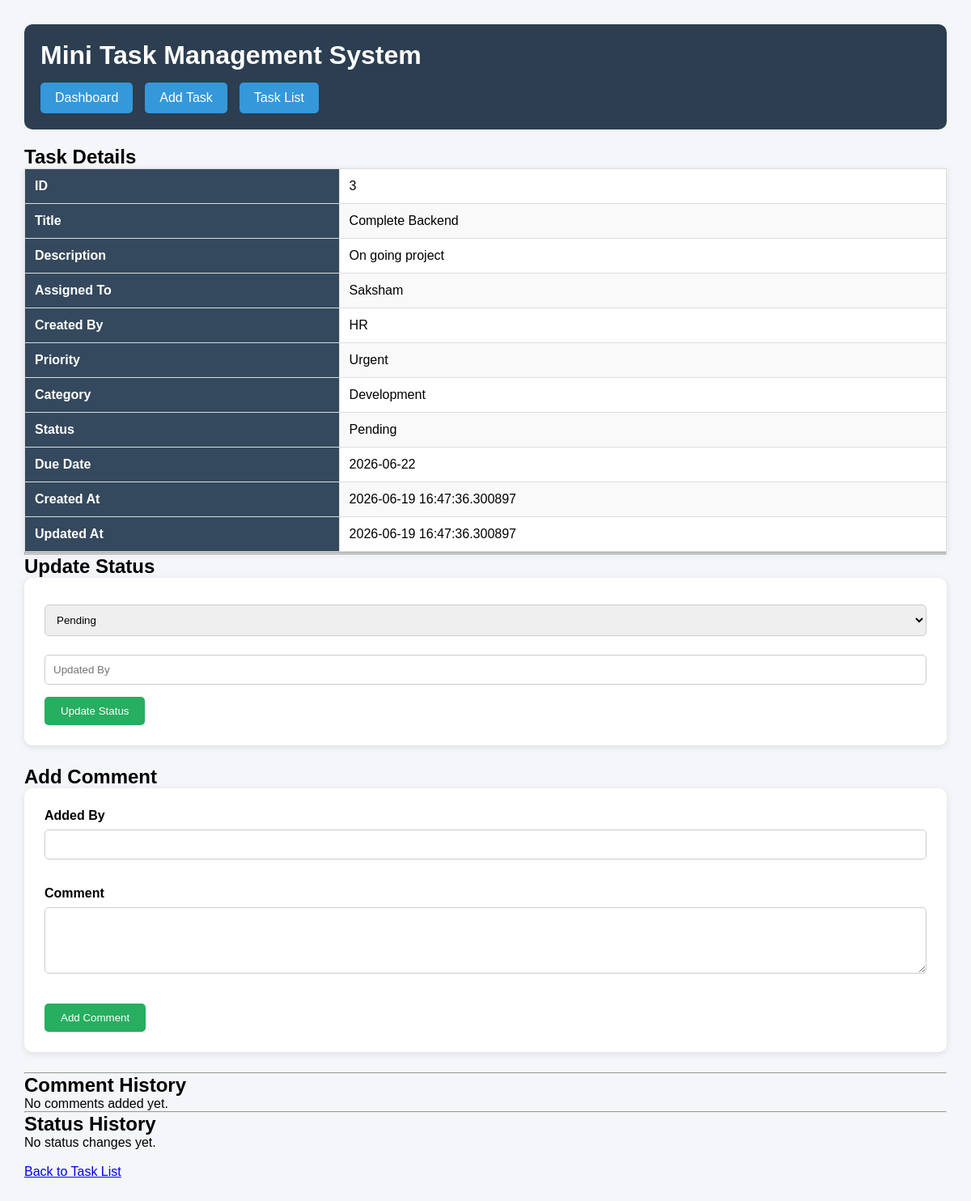
/task/3, run on the app's committed database.
### app/models.py (models this page shows)
class Task(Base):
    __tablename__ = 'tasks'
    id = Column(Integer,primary_key=True, index = True)
    title = Column(String,nullable=False)
    description = Column(Text)
    assigned_to = Column(String, nullable=False)
    created_by = Column(String, nullable= False)
    priority = Column(String, nullable=False)
    due_date = Column(DateTime, nullable=False)
    category = Column(String)
    status = Column(String, default="Pending")
    created_at = Column(DateTime, default=datetime.now)
    updated_at = Column(
        DateTime,
        default=datetime.now,
        onupdate=datetime.now
    )
    completed_at = Column(DateTime, nullable=True)
    comments = relationship(
        "Comment",
        back_populates="task"
    )
    histories = relationship(
        "TaskHistory",
        back_populates="task"
    )

### app/main.py (the view)
@app.get("/task/{task_id}")
def task_detail(
    task_id: int,
    request: Request,
    db: Session = Depends(get_db)
):
    task = db.query(
        models.Task
        ).filter(
            models.Task.id == task_id
            ).first()
    comments = db.query(
        models.Comment
        ).filter(
            models.Comment.task_id == task_id
            ).order_by(
                models.Comment.created_at.desc()
                ).all()
    histories = db.query(
        models.TaskHistory
        ).filter(
            models.TaskHistory.task_id == task_id
            ).order_by(
                models.TaskHistory.changed_at.desc()
                ).all()
    return templates.TemplateResponse(
        "task_detail.html",
        {
            "request": request,
            "task": task,
            "comments":comments
        }
    )

### app/templates/task_detail.html (shortened to what this page needs)
{% extends "base.html" %}
{% block content %}
<h2>Task Details</h2>
<table border="1">
<tr>
    <th>ID</th>
    <td>{{ task.id }}</td>
</tr>
<tr>
    <th>Title</th>
    <td>{{ task.title }}</td>
</tr>
<tr>
    <th>Description</th>
    <td>{{ task.description }}</td>
</tr>
<tr>
    <th>Assigned To</th>
    <td>{{ task.assigned_to }}</td>
</tr>
<tr>
    <th>Created By</th>
    <td>{{ task.created_by }}</td>
</tr>
<tr>
    <th>Priority</th>
    <td>{{ task.priority }}</td>
</tr>
<tr>
    <th>Category</th>
    <td>{{ task.category }}</td>
</tr>
<tr>
    <th>Status</th>
    <td>{{ task.status }}</td>
</tr>
<tr>
    <th>Due Date</th>
    <td>{{ task.due_date.date() }}</td>
</tr>
<tr>
    <th>Created At</th>
    <td>{{ task.created_at }}</td>
</tr>
<tr>
    <th>Updated At</th>
    <td>{{ task.updated_at }}</td>
</tr>
</table>
<hr>
<hr>
<h2>Update Status</h2>
<form method="post"
      action="/task/{{ task.id }}/status">
    <select name="new_status">
        <option value="Pending">Pending</option>
    </select>
    <input
        type="text"
        name="changed_by"
        placeholder="Updated By"
        required
    >
    <button type="submit">
        Update Status
    </button>
</form>
<h2>Add Comment</h2>
<form method="post"
      action="/task/{{ task.id }}/comment">
    <label>Added By</label><br>
    <input type="text"
           name="added_by"
           required>
    <br><br>
    <label>Comment</label><br>
    <textarea
        name="message"
        rows="4"
        cols="50"
        required>
    </textarea>
    <br><br>
    <button type="submit">
        Add Comment
    </button>
</form>
<hr>
<h2>Comment History</h2>
{% if comments %}
    {% for comment in comments %}
        <div style="
            border:1px solid #ccc;
            padding:10px;
            margin:10px 0;
        ">
            <strong>
                {{ comment.added_by }}
            </strong>
            <small>
                ({{ comment.created_at }})
            </small>
            <p>
                {{ comment.message }}
            </p>
        </div>
    {% endfor %}
{% else %}
    <p>No comments added yet.</p>
{% endif %}
<hr>
<h2>Status History</h2>
{% if histories %}
<table border="1">
    <tr>
        <th>Old Status</th>
        <th>New Status</th>
        <th>Changed By</th>
        <th>Changed At</th>
    </tr>
    {% for history in histories %}
    <tr>
        <td>{{ history.old_status }}</td>
        <td>{{ history.new_status }}</td>
        <td>{{ history.changed_by }}</td>
        <td>{{ history.changed_at }}</td>
    </tr>
    {% endfor %}
</table>
{% else %}
<p>No status changes yet.</p>
{% endif %}
<br>
<a href="/tasks">
    Back to Task List
</a>
{% endblock %}

### app/static/style.css (style rules this page uses)
* { margin:0; padding:0; box-sizing:border-box; font-family: Arial, sans-serif; }
body { background:#f4f6f9; padding:30px; }
form { background:white; padding:25px; border-radius:10px; box-shadow:0 2px 8px rgba(0,0,0,0.1); margin-bottom:25px; }
label { font-weight:bold; }
input, textarea, select { width:100%; padding:10px; margin-top:8px; margin-bottom:15px; border:1px solid #ccc; border-radius:5px; }
button { background:#27ae60; color:white; border:none; padding:10px 20px; border-radius:5px; cursor:pointer; }
table { width:100%; border-collapse:collapse; background:white; box-shadow:0 2px 8px rgba(0,0,0,0.1); }
table th { background:#34495e; color:white; }
table th, table td { padding:12px; border:1px solid #ddd; text-align:left; }
table tr:nth-child(even) { background:#f9f9f9; }

### data on the page
Task: id "3", title "Complete Backend", description "On going project", assigned_to "Saksham", created_by "HR", priority "Urgent", category "Development", status "Pending", due_date "2026-06-22", created_at "2026-06-19 16:47:36.300897", updated_at "2026-06-19 16:47:36.300897"
